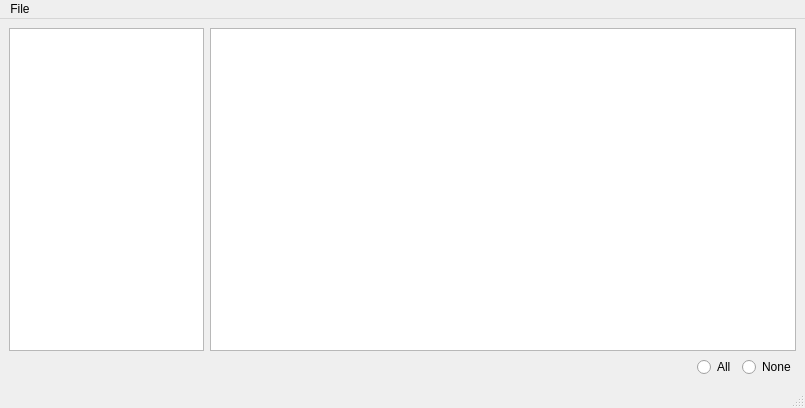
<?xml version="1.0" encoding="UTF-8"?>
<ui version="4.0">
 <class>MainWindow</class>
 <widget class="QMainWindow" name="MainWindow">
  <property name="geometry">
   <rect>
    <x>0</x>
    <y>0</y>
    <width>805</width>
    <height>408</height>
   </rect>
  </property>
  <property name="windowTitle">
   <string>MainWindow</string>
  </property>
  <widget class="QWidget" name="centralwidget">
   <layout class="QVBoxLayout" name="verticalLayout_2">
    <item>
     <layout class="QVBoxLayout" name="verticalLayout">
      <item>
       <layout class="QHBoxLayout" name="horizontalLayout">
        <item>
         <widget class="QTreeView" name="treeview">
          <property name="sizePolicy">
           <sizepolicy hsizetype="Preferred" vsizetype="Expanding">
            <horstretch>1</horstretch>
            <verstretch>0</verstretch>
           </sizepolicy>
          </property>
          <property name="sizeAdjustPolicy">
           <enum>QAbstractScrollArea::AdjustToContents</enum>
          </property>
          <property name="textElideMode">
           <enum>Qt::ElideNone</enum>
          </property>
         </widget>
        </item>
        <item>
         <widget class="QTableView" name="tableview">
          <property name="sizePolicy">
           <sizepolicy hsizetype="Expanding" vsizetype="Expanding">
            <horstretch>3</horstretch>
            <verstretch>0</verstretch>
           </sizepolicy>
          </property>
          <property name="selectionBehavior">
           <enum>QAbstractItemView::SelectRows</enum>
          </property>
         </widget>
        </item>
       </layout>
      </item>
      <item>
       <layout class="QHBoxLayout" name="horizontalLayout_2">
        <item>
         <spacer name="horizontalSpacer">
          <property name="orientation">
           <enum>Qt::Horizontal</enum>
          </property>
          <property name="sizeHint" stdset="0">
           <size>
            <width>40</width>
            <height>20</height>
           </size>
          </property>
         </spacer>
        </item>
        <item>
         <widget class="QRadioButton" name="radioButton">
          <property name="text">
           <string>All</string>
          </property>
         </widget>
        </item>
        <item>
         <widget class="QRadioButton" name="radioButton_2">
          <property name="text">
           <string>None</string>
          </property>
         </widget>
        </item>
       </layout>
      </item>
     </layout>
    </item>
   </layout>
  </widget>
  <widget class="QMenuBar" name="menubar">
   <property name="geometry">
    <rect>
     <x>0</x>
     <y>0</y>
     <width>805</width>
     <height>21</height>
    </rect>
   </property>
   <widget class="QMenu" name="menuFile">
    <property name="title">
     <string>File</string>
    </property>
    <addaction name="actionExport"/>
    <addaction name="separator"/>
    <addaction name="actionQuit"/>
   </widget>
   <addaction name="menuFile"/>
  </widget>
  <widget class="QStatusBar" name="statusbar"/>
  <action name="actionExport">
   <property name="text">
    <string>Export</string>
   </property>
  </action>
  <action name="actionQuit">
   <property name="text">
    <string>Quit</string>
   </property>
  </action>
 </widget>
 <resources/>
 <connections/>
</ui>
